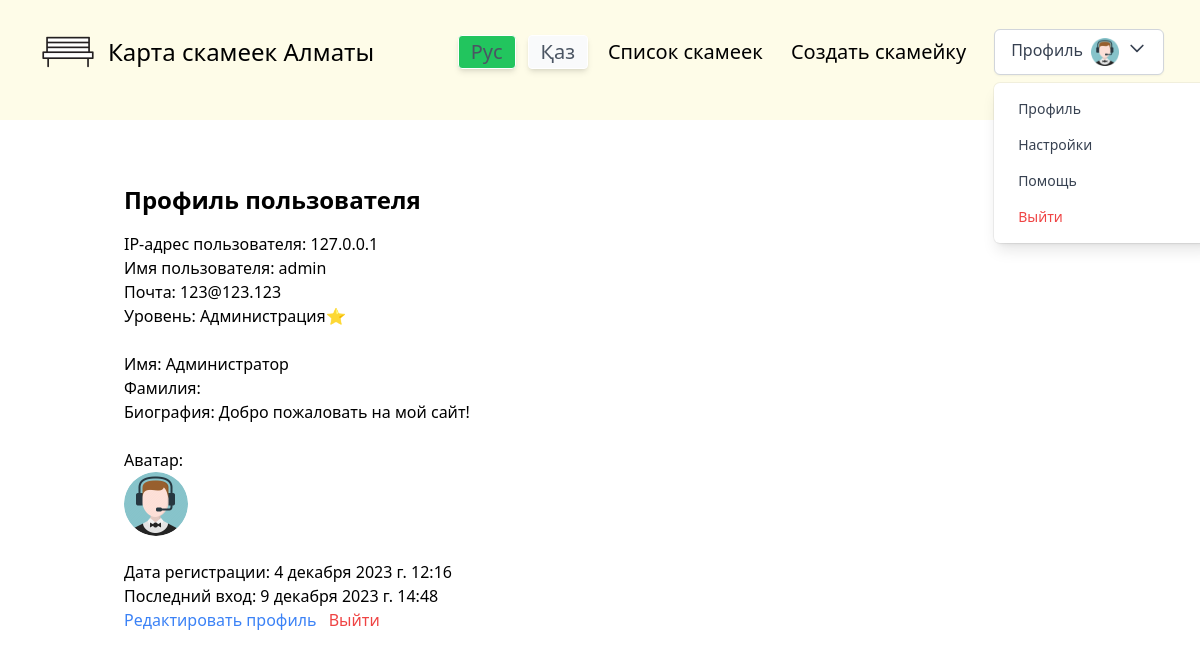
The page /profile/ (signed in) on the database as committed earlier.
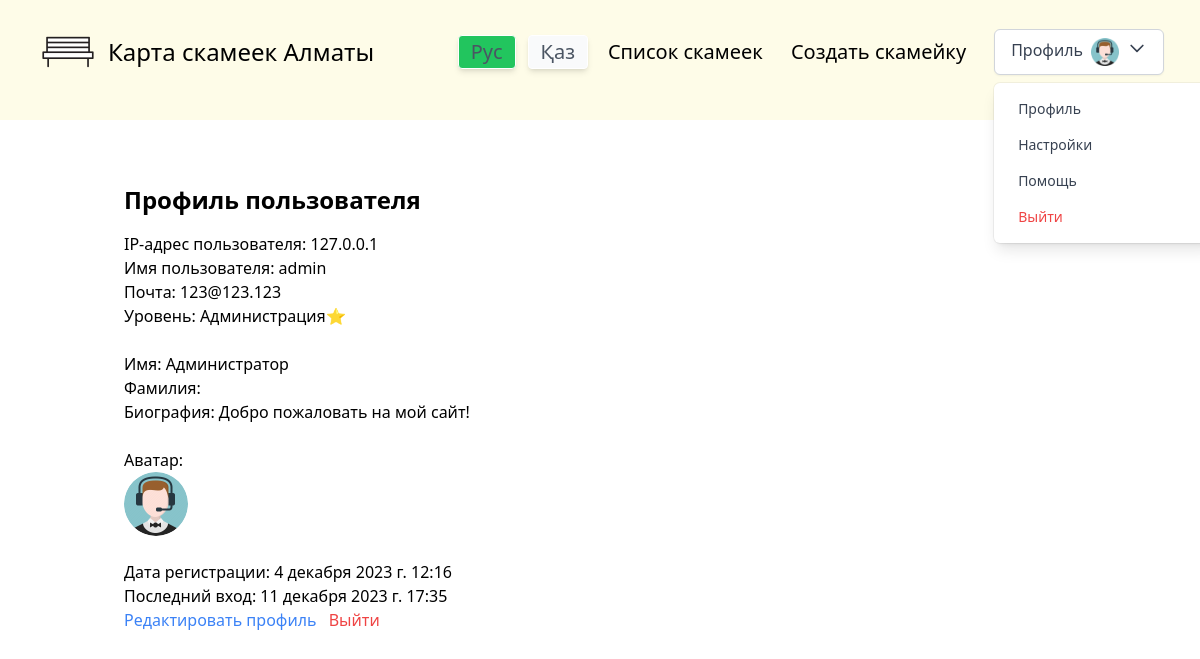
The same page on the database as committed later.
### userSystem/models.py (models this page shows)
class CustomUser(AbstractUser):
    email = models.EmailField(unique=True)
    USERNAME_FIELD = 'username'  # или любое другое поле, которое вы хотите использовать для входа
    pass

### userSystem/views.py (the view)
# urls.py: path('profile/', user_views.view_profile, name='view_profile'),
@login_required
def view_profile(request):
    user_ip = request.META.get('REMOTE_ADDR', None)
    try:
        profile = Profile.objects.get(user=request.user)
    except Profile.DoesNotExist:
        profile = Profile(user=request.user)
        profile.save()
    return render(request, 'userSystem/view_profile.html', {'profile': profile, 'user_ip': user_ip})

### userSystem/models.py (called while the page is built)
    def get_avatar_url(self):
        if self.avatar:
            return self.avatar.url
        return '/media/default.png'

### userSystem/templates/userSystem/view_profile.html (shortened to what this page needs)
{% extends "mySite/base.html" %}
{% block content %}
<div class="container mx-auto p-4 pt-12">
    <h1 class="text-2xl font-bold mb-4">Профиль пользователя</h1>
    {% if user == request.user or profile.visibility == 'public' %}
        <p>IP-адрес пользователя: {{ user_ip }}</p>
        <p>Имя пользователя: {{ user.username }}</p>
        <p>Почта: {{ user.email }}</p>
        <p>Уровень: {{ profile.get_level_display }}</p>
        <br>
        <p>Имя: {{ profile.name }}</p>
        <p>Фамилия: {{ profile.surname }}</p>
        <p>Биография: {{ profile.bio }}</p>
        <br>
        <p>Аватар:</strong></p>
        <img class="w-16 h-16 rounded-full" src="{{ profile.get_avatar_url }}" alt="Аватар пользователя">
        <br>
        <p>Дата регистрации: {{ user.date_joined }}</p>
        <p>Последний вход: {{ user.last_login }}</p>
    {% else %}
        <p>Этот профиль приватный, и доступ к нему ограничен.</p>
    {% endif %}
    {% if user == request.user %}
        <a href="{% url 'edit_profile' %}" class="text-blue-500 hover:underline">Редактировать профиль</a>
        <a href="{% url 'logout' %}" class="text-red-500 hover:underline ml-2">Выйти</a>
    {% endif %}
</div>
{% endblock %}

Rows that differ between the two databases and show on the page:
changed CustomUser "admin": last_login "9 декабря 2023 г. 14:48" → "11 декабря 2023 г. 17:35"
